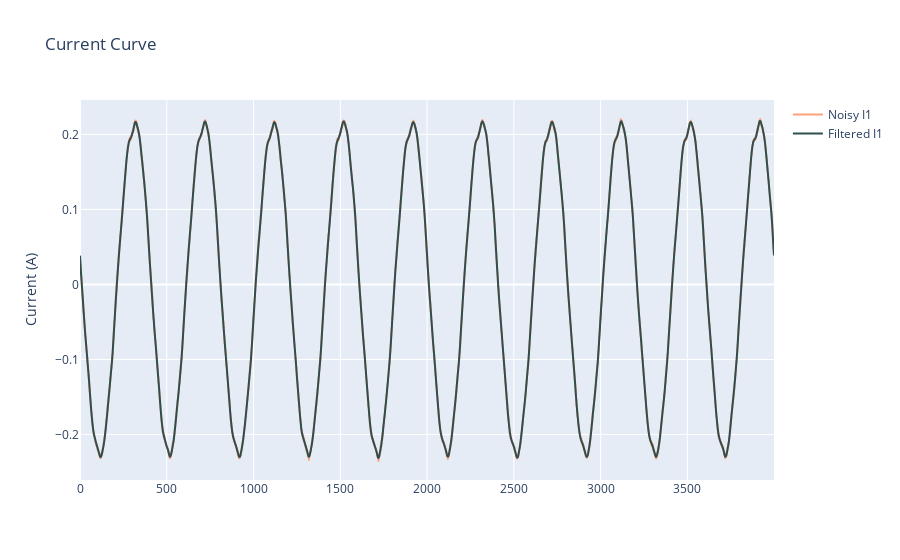

Here is the notebook cell this chart was saved with:
### Code cell
fig = go.Figure()

fig.add_trace(go.Scatter(
            y = I1,
            line =  dict(shape =  'spline', color = 'lightsalmon'),
            name = 'Noisy I1',
            ))

fig.add_trace(go.Scatter(
            y = I1_filt,
            line =  dict(shape =  'spline', color = 'darkslategrey'),
            name = 'Filtered I1',
            ))

fig.update_layout(
    title='Current Curve',
    # xaxis_title='',
    yaxis_title='Current (A)',
)

fig.show()

### Figure 1 — Plotly figure (JSON) as saved in the notebook; plotly's stock layout.template omitted (floating-point values rounded to 4 significant figures; data arrays with more than 128 entries replaced by an {"elided": "..."} marker saying what was removed)
{"data": [{"line": {"color": "lightsalmon", "shape": "spline"}, "name": "Noisy I1", "type": "scatter", "y": {"elided": "4000 float values"}}, {"line": {"color": "darkslategrey", "shape": "spline"}, "name": "Filtered I1", "type": "scatter", "y": {"elided": "4000 float values"}}], "layout": {"title": {"text": "Current Curve"}, "yaxis": {"title": {"text": "Current (A)"}}}}
